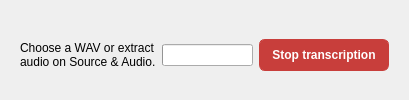
                          <widget class="QFrame" name="processingStatusFrame">
                            <property name="visible">
                              <bool>false</bool>
                            </property>
                            <property name="frameShape">
                              <enum>QFrame::Shape::NoFrame</enum>
                            </property>
                            <layout class="QVBoxLayout" name="processingStatusLayout">
                              <property name="leftMargin">
                                <number>20</number>
                              </property>
                              <property name="topMargin">
                                <number>10</number>
                              </property>
                              <property name="rightMargin">
                                <number>20</number>
                              </property>
                              <property name="bottomMargin">
                                <number>0</number>
                              </property>
                              <item>
                                <layout class="QHBoxLayout" name="processingStatusRowLayout">
                                  <item>
                                    <widget class="QLabel" name="processingStatus">
                                      <property name="text">
                                        <string>Choose a WAV or extract audio on Source &amp; Audio.</string>
                                      </property>
                                      <property name="wordWrap">
                                        <bool>true</bool>
                                      </property>
                                    </widget>
                                  </item>
                                  <item>
                                    <widget class="QProgressBar" name="processingProgress">
                                      <property name="value">
                                        <number>0</number>
                                      </property>
                                      <property name="textVisible">
                                        <bool>false</bool>
                                      </property>
                                    </widget>
                                  </item>
                                  <item>
                                    <widget class="QPushButton" name="asrStop">
                                      <property name="visible">
                                        <bool>false</bool>
                                      </property>
                                      <property name="styleSheet">
                                        <string>QPushButton#asrStop {background:#C83E3B;color:white;border:1px solid #C83E3B;border-radius:6px;padding:8px 12px;font-weight:600;} QPushButton#asrStop:hover {background:#B43835;} QPushButton#asrStop:pressed {background:#A0322F;} QPushButton#asrStop:focus {border:2px solid #173B40;padding:7px 11px;} QPushButton#asrStop:disabled {background:#E3E9EB;color:#61777C;border-color:#CDD9DC;}</string>
                                      </property>
                                      <property name="text">
                                        <string>Stop transcription</string>
                                      </property>
                                    </widget>
                                  </item>
                                </layout>
                              </item>
                            </layout>
                          </widget>
